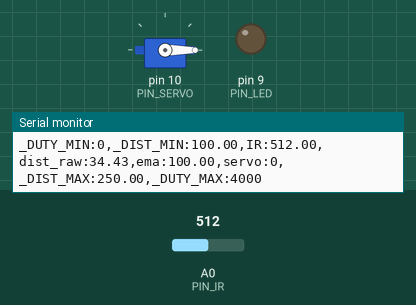
Simulated run of this sketch. Board: Arduino Uno, built with avr-gcc and run on an emulated ATmega328P. On the bench: servo, output pins drawn as LEDs (lit = HIGH), the last lines printed to the serial monitor. The test bench sets the inputs (shaded band); at power-on: A0 (PIN_IR) = 512.

Above: at 1.2 s.
1.3 s: A0 (PIN_IR) set to 361
2.8 s: A0 (PIN_IR) set to 339
At 3.1 s:
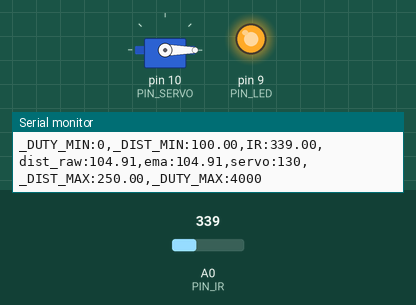
4.3 s: A0 (PIN_IR) set to 240
At 4.7 s:
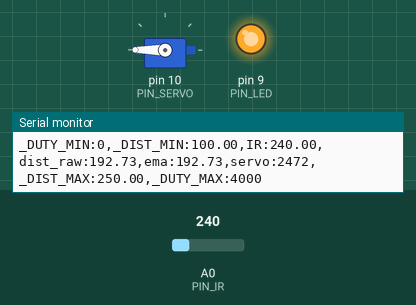
5.8 s: A0 (PIN_IR) set to 243
At 6.5 s:
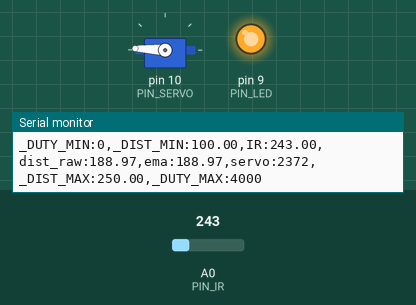
7.4 s: A0 (PIN_IR) set to 260
At 7.8 s:
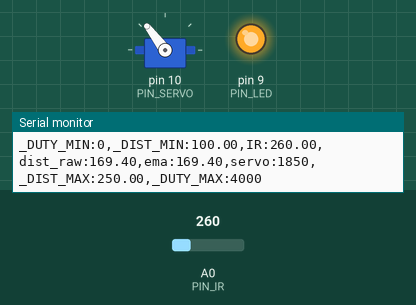
9.0 s: A0 (PIN_IR) set to 122
At 10.2 s:
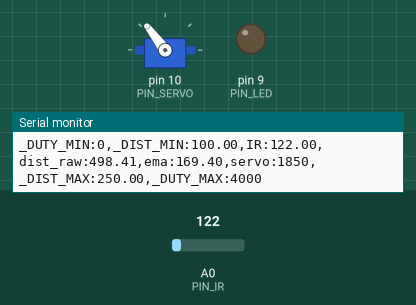
Timing chart, 0 to 11.5 s (numbered marks = the images above; inputs shaded):
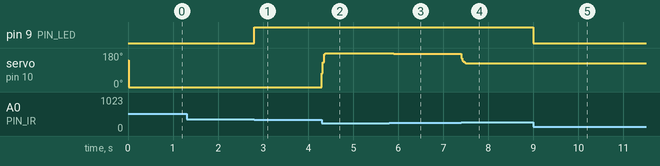

The sketch:

17_example_3.ino
```cpp
#include <Servo.h>

// Arduino pin assignment

#define PIN_IR    A0
#define PIN_LED   9
#define PIN_SERVO 10

#define _DUTY_MIN 0
#define _DUTY_NEU 2000
#define _DUTY_MAX 4000

#define _DIST_MIN  100.0
#define _DIST_MAX  250.0

#define EMA_ALPHA  0.5
#define LOOP_INTERVAL 20    // Loop Interval (20 msec)

Servo myservo;
unsigned long last_loop_time = 0;  // unit: msec

float dist_prev = _DIST_MIN;
float dist_ema = _DIST_MIN;

void setup() {
  pinMode(PIN_LED, OUTPUT);

  myservo.attach(PIN_SERVO);
  myservo.writeMicroseconds(_DUTY_NEU);

  Serial.begin(1000000);    // 1,000,000 bps
}

void loop() {
  unsigned long time_curr = millis();
  int duty;
  float a_value, dist_raw;

  // wait until next event time
  if (time_curr < (last_loop_time + LOOP_INTERVAL))
    return;
  last_loop_time += LOOP_INTERVAL;

  a_value = analogRead(PIN_IR);
  dist_raw = ((6762.0 / (a_value - 9.0)) - 4.0) * 10.0 - 60.0;

  // Range filter
  if (dist_raw >= _DIST_MIN && dist_raw <= _DIST_MAX) {
    digitalWrite(PIN_LED, HIGH);  // LED ON
    dist_ema = EMA_ALPHA * dist_raw + (1 - EMA_ALPHA) * dist_prev;  // EMA filter 적용
    dist_prev = dist_ema;
  } else {
    digitalWrite(PIN_LED, LOW);   // LED OFF
    dist_ema = dist_prev;         // 범위 밖이면 이전 거리 유지
  }

  // Map function replacement
  duty = _DUTY_MIN + ((dist_ema - _DIST_MIN) * (_DUTY_MAX - _DUTY_MIN)) / (_DIST_MAX - _DIST_MIN);

  myservo.writeMicroseconds(duty);

  Serial.print("_DUTY_MIN:");  Serial.print(_DUTY_MIN);
  Serial.print(",_DIST_MIN:"); Serial.print(_DIST_MIN);
  Serial.print(",IR:");        Serial.print(a_value);
  Serial.print(",dist_raw:");  Serial.print(dist_raw);
  Serial.print(",ema:");       Serial.print(dist_ema);
  Serial.print(",servo:");     Serial.print(duty);
  Serial.print(",_DIST_MAX:"); Serial.print(_DIST_MAX);
  Serial.print(",_DUTY_MAX:"); Serial.print(_DUTY_MAX);
  Serial.println("");
}
```

Measured:
- the behaviour switches between 348 and 347 on A0 (PIN_IR) (found by bisection; images 0 and 1)
- after the input at 2.8 s, pin 9 (PIN_LED): LOW → HIGH at once
- after the input at 4.3 s, servo on pin 10 (PIN_SERVO): 0° → 180° at once
- after the input at 5.8 s, servo on pin 10 (PIN_SERVO): 180° → 177° at once
- after the input at 7.4 s, servo on pin 10 (PIN_SERVO): 177° → 127° at once
- after the input at 9.0 s, pin 9 (PIN_LED): HIGH → LOW at once
